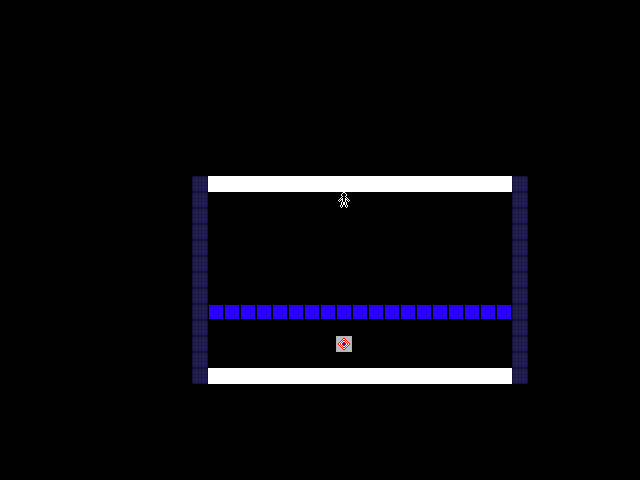

The image is a tile-based game level rendered from a .tmx file. Its description and source (layers, tilesets, objects; grid data summarised) follow:
An orthogonal 40x30 tile map with 16x16 px tiles, 5 tile layers (tiles, pieces, pieces2, pieces3, ...).

<map version="1.10" tiledversion="1.11.0" orientation="orthogonal" renderorder="right-down" width="40" height="30" tilewidth="16" tileheight="16" infinite="0" nextlayerid="8" nextobjectid="6">
 <tileset firstgid="1" name="tiles" tilewidth="16" tileheight="16" tilecount="81" columns="9">
  <image source="tiles.png" width="144" height="144" />
 </tileset>
 <layer id="1" name="tiles" width="40" height="30">
  <data>[1200 cells, 84 non-empty, 4 distinct tile ids]</data>
 </layer>
 <layer id="2" name="pieces" width="40" height="30">
  <data>[1200 cells, 0 non-empty, 0 distinct tile ids]</data>
 </layer>
 <layer id="6" name="pieces2" width="40" height="30">
  <data>[1200 cells, 0 non-empty, 0 distinct tile ids]</data>
 </layer>
 <layer id="7" name="pieces3" width="40" height="30">
  <data>[1200 cells, 0 non-empty, 0 distinct tile ids]</data>
 </layer>
 <layer id="3" name="actors" width="40" height="30">
  <data>[1200 cells, 1 non-empty, 1 distinct tile ids]</data>
 </layer>
 <objectgroup id="5" name="connectors" />
</map>
